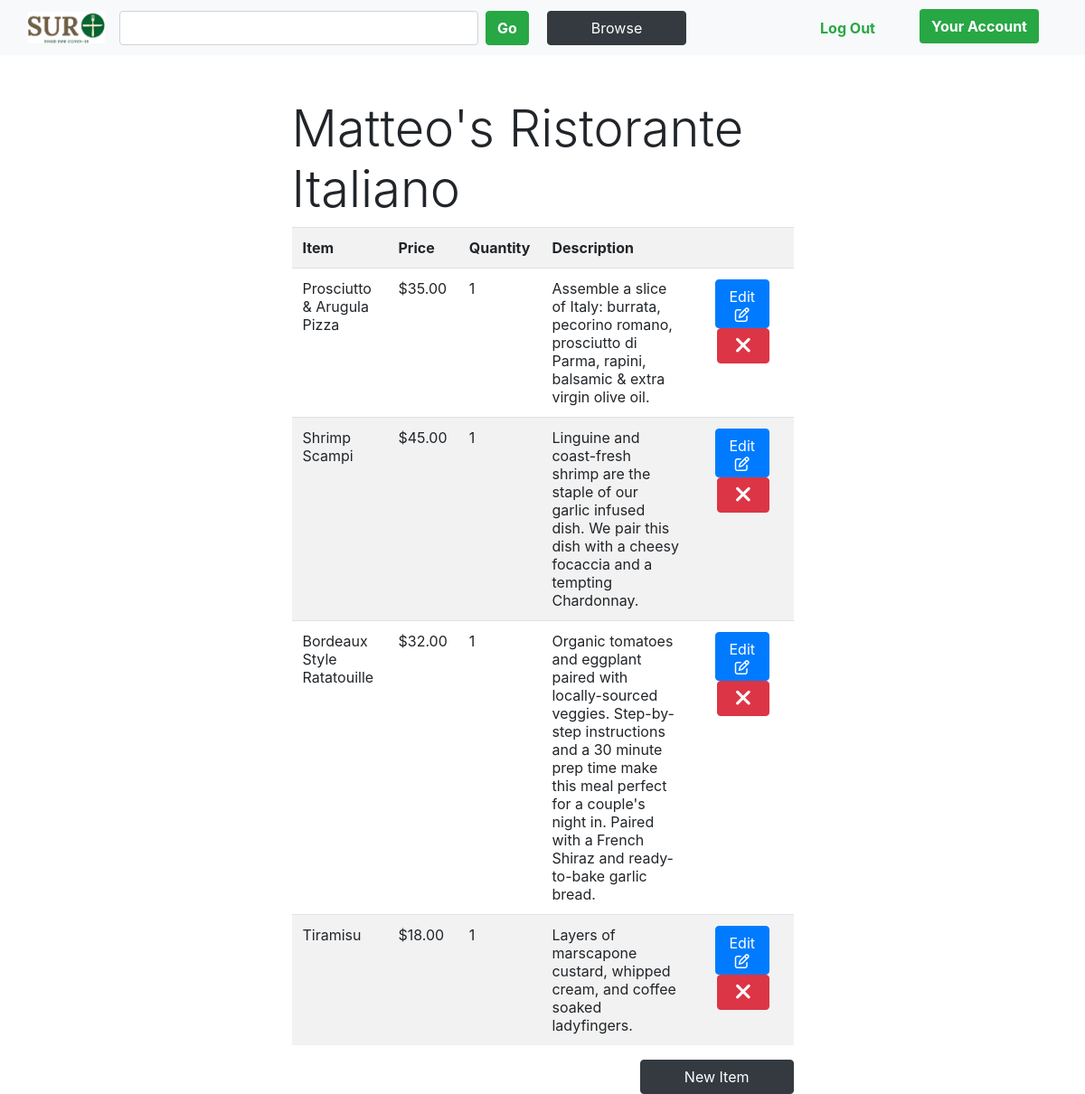
The app's page /account (signed in) with its own data.
### app/models.py (models this page shows, shortened)
class seller(UserMixin, db.Model):
    seller_id = db.Column(db.Integer, primary_key=True)
    seller_email = db.Column(db.String, unique=True)
    seller_name = db.Column(db.String)
    seller_zipcode = db.Column(db.Integer)
    seller_phone = db.Column(db.Integer)
    seller_address = db.Column(db.String)
    password_hash = db.Column(db.String(128))
    items = db.relationship('Inventory', backref='seller')

class Inventory(db.Model):
    item_id = db.Column(db.Integer, primary_key=True)
    seller_id = db.Column(db.Integer, db.ForeignKey('seller.seller_id'))
    item_name = db.Column(db.String)
    item_price = db.Column(db.String)
    item_quantity = db.Column(db.Integer)
    item_image = db.Column(db.String)
    item_description = db.Column(db.String)

### app/routes.py (the view)
@app.route('/account', methods=['GET', 'POST'])
def account():
	if (session.get('logged_in')):
		search = SearchForm()
		if request.method == 'POST' and search.validate_on_submit():
			return redirect((url_for('search_page', searchQuery=search.searchParam.data)))
		current_user = seller.query.filter_by(seller_id = session.get('user_id')).first()
		name = "my cool dinner"
		duplicate_results = Inventory.query.filter(Inventory.item_name == name).join(seller).filter(seller.seller_id == current_user.seller_id).all()
		for result in duplicate_results:
			pass
		results = Inventory.query.join(seller).filter(seller.seller_id == current_user.seller_id).all()
		items_array = []
		for item in results:
			item = {
					'id' : item.item_id,
					'name': item.item_name,
					'price': item.item_price,
					'quantity': item.item_quantity,
					'description': item.item_description
			}
			items_array.append(item)
	else:
		return redirect(url_for('index'))
	return render_template('account.html', title="Account", items=items_array, user=current_user, search=search)

### app/forms.py
class SearchForm(FlaskForm):
	searchParam = StringField('search', [DataRequired()])
	submit = SubmitField('Go', render_kw={'class': 'btn my-2 my-sm-0 btn-success font-weight-bold ml-2'})

### app/templates/account.html
{% extends "base.html" %}
{% block content %}
<div class="row">
	<div class="col-sm-3">
	</div>
	<div class="col-sm-6">
		<div class="container">
			<h1 class="display-4">{{user.seller_name}}</h1>
			{% if not items %}
				<div style="text-align: center" class= "jumbotron">
	            	<h2> You currently have no items! </h2>
	            	<a href='/add' ><button class="btn my-2 my-sm-0 btn-success btn-lg px-5">Add an Item!</button></a>
            	</div>
            {% else %}
			<table class="table table-striped table-lg" style="background-color: white;">
				<th scope="col">Item</th>
				<th scope="col">Price</th>
				<th scope="col">Quantity</th>
				<th scope="col">Description</th>
				<th></th>
				{% for item in items %}
				<tr>
					<td>{{item.name}}</td>
					<td>${{'%0.2f'|format(item.price|float)}}</td>
					<td>{{(item.quantity)}}</td>
					<td>{{(item.description)}}</td>
					<td>
						<div class="container float-right" style="text-align: right">
							<a href= "{{url_for('edititem', name = item.name, iD = item.id)}}"><button class="btn btn-md btn-primary">Edit   <i class="fa fa-edit"></i></button></a>
							<a href= "{{url_for('deleteItem', iD = item.id)}}"><button class="btn my-2 my-sm-0 btn-danger btn-md"> <i class="fa fa-times fa-fw" style="font-size: 25px; color: white"></i> </button></a>
						</div>
					</td>
				</tr>
				{% endfor %}
			</table>
			<a href='/add' ><button class="btn my-2 my-sm-0 btn-dark float-right px-5">New Item</button></a>
			{% endif %}
		</div>
	</div>
	<div class="col-sm-3">
	</div>
</div>
{% endblock %}

### app/static/css/style.css (style rules this page uses)
:root { --light-green: #e1e1ac; --medium-green: #adab70; --pink: #e2a883; --light-brown: #ab7551; --dark-red: #783433; --tomato: #ff6347; --blanched-almond: #FFEBCD; --text-size: 18px; }
#index-body { background-position: center; background-repeat: no-repeat; background-size: cover; position: relative; background-color: #FFFFFF !important; }

### records on screen
seller: seller_name "Matteo's Ristorante Italiano"
Inventory: name "Prosciutto & Arugula Pizza", price "35.00", item_quantity "1", item_description "Assemble a slice of Italy: burrata, pecorino romano, prosciutto di Parma, rapini, balsamic & extra virgin olive oil."
Inventory: name "Shrimp Scampi", price "45.00", item_quantity "1", item_description "Linguine and coast-fresh shrimp are the staple of our garlic infused dish. We pair this dish with a cheesy focaccia and a tempting Chardonnay."
Inventory: name "Bordeaux Style Ratatouille", price "32.00", item_quantity "1", item_description "Organic tomatoes and eggplant paired with locally-sourced veggies. Step-by-step instructions and a 30 minute prep time make this meal perfect for a couple's night in. Paired with a French Shiraz and ready-to-bake garlic bread."
Inventory: name "Tiramisu", price "18.00", item_quantity "1", item_description "Layers of marscapone custard, whipped cream, and coffee soaked ladyfingers."
